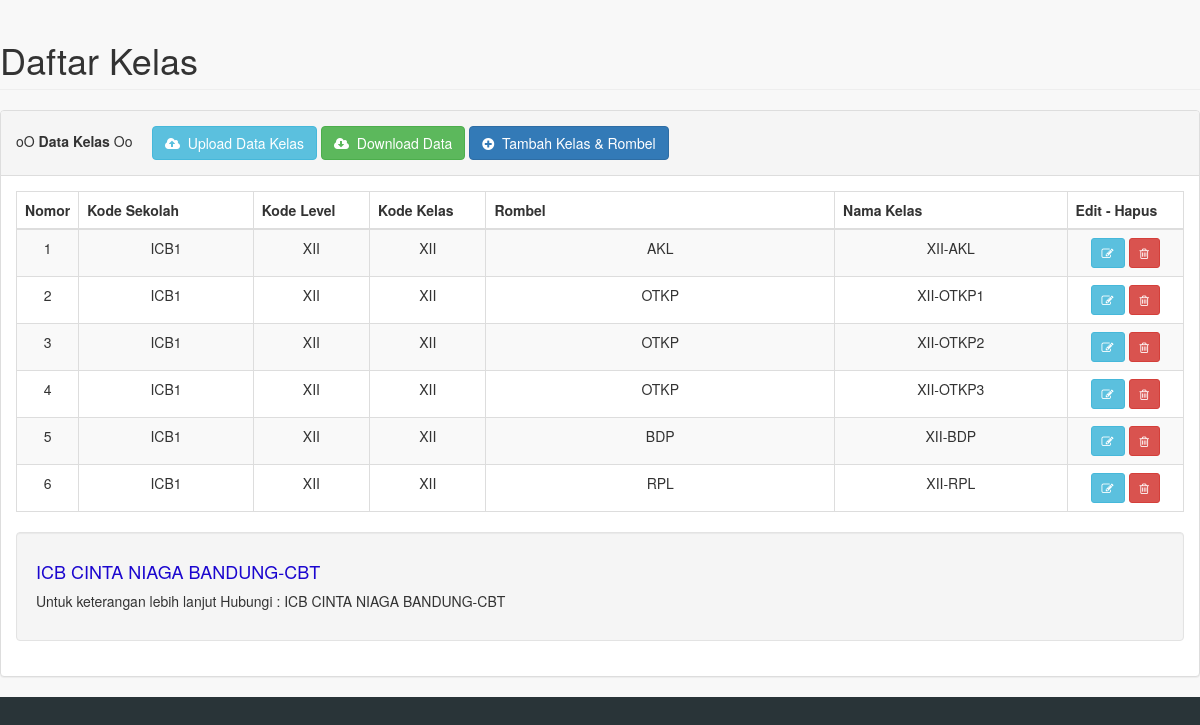
Page /panel/pages/daftar_kelas.php (signed in) on the committed database.
### tables this page shows
CREATE TABLE `cbt_admin` (
  `Urut` int(11) NOT NULL,
  `XSekolah` varchar(250) NOT NULL,
  `XTingkat` varchar(3) NOT NULL,
  `XIp` varchar(15) NOT NULL,
  `XAlamat` text NOT NULL,
  `XKec` varchar(50) NOT NULL,
  `XKab` varchar(50) NOT NULL,
  `XProp` varchar(50) NOT NULL,
  `XTelp` varchar(20) NOT NULL,
  `XFax` varchar(20) NOT NULL,
  `XEmail` varchar(250) NOT NULL,
  `XWeb` varchar(200) NOT NULL,
  `XLogo` text NOT NULL,
  `XBanner` varchar(250) NOT NULL,
  `XKepSek` varchar(100) NOT NULL,
  `XAdmin` varchar(100) NOT NULL,
  `XPicAdmin` varchar(250) NOT NULL,
  `XWarna` varchar(10) NOT NULL,
  `XStatus` varchar(1) NOT NULL,
  `XKodeSekolah` varchar(50) NOT NULL,
  `XNIPKepsek` varchar(30) NOT NULL,
  `XNIPAdmin` varchar(30) NOT NULL,
  `XLogin` varchar(50) NOT NULL,
  `XH1` varchar(50) NOT NULL,
  `XH3` varchar(30) NOT NULL,
  `XH2` varchar(50) NOT NULL,
  `XFolderPusat` tinytext NOT NULL COMMENT 'jika folder besmart3 diubah',
  `XLoginUtama` varchar(50) NOT NULL,
  `XeLearning` varchar(50) NOT NULL
);

CREATE TABLE `cbt_kelas` (
  `Urut` int(11) NOT NULL,
  `XKodeLevel` varchar(10) NOT NULL,
  `XNamaKelas` varchar(20) NOT NULL,
  `XKodeJurusan` varchar(20) NOT NULL,
  `XKodeKelas` varchar(10) NOT NULL,
  `XStatusKelas` varchar(1) NOT NULL,
  `XKodeSekolah` varchar(50) NOT NULL
);

### config/server.php (called while the page is built, shortened)
<?php
$val = mysql_query('select * from cbt_admin LIMIT 1');
if($val == TRUE){
	$log = mysql_fetch_array($val);
	$skull= $log['XSekolah'];
	if ($log['XTingkat']=="SMA" || $log['XTingkat']=="MA"||$log['XTingkat']=="STM"){$rombel="Jurusan";}else{$rombel="Rombel";}
}else{$skull="UBK/CBT"; date_default_timezone_set("Asia/Jakarta");}

### panel/pages/daftar_kelas.php (the view, shortened to what this page needs)
<?php
include "../../config/server.php";
?>
<!DOCTYPE html>
<html lang="en">
<head>
    <link href="../vendor/bootstrap/css/bootstrap.min.css" rel="stylesheet">
    <link href="../vendor/metisMenu/metisMenu.min.css" rel="stylesheet">
    <link href="../vendor/datatables-plugins/dataTables.bootstrap.css" rel="stylesheet">
    <link href="../vendor/datatables-responsive/dataTables.responsive.css" rel="stylesheet">
    <link href="../dist/css/sb-admin-2.css" rel="stylesheet">
    <link href="../vendor/font-awesome/css/font-awesome.min.css" rel="stylesheet" type="text/css">
</head>
<body>
            <div class="row">
                <div class="col-lg-12">
                    <h1 class="page-header">Daftar Kelas</h1>
                </div>
            </div>
            <div class="row">
                <div class="col-lg-12">
                    <div class="panel panel-default">
                        <div class="panel-heading">
                           oO <b>Data Kelas</b> Oo  &nbsp;&nbsp;&nbsp;
				<a href="?modul=upl_kelas">
					<button type="button" class="btn btn-info btn-small" style="margin-top:5px; margin-bottom:5px">
						<i class="fa fa-cloud-upload"></i>&nbsp; Upload Data Kelas</i>
					</button>
				</a>
				<a href="down_excel_kelas.php" target="_blank">
					<button type="button" class="btn btn-success" id="download"> <i class='fa fa-cloud-download  '></i>&nbsp; Download Data</button>
				</a>
				<?php echo "<a href='#myTam' id='custId' data-toggle='modal' data-id=''>"; ?>
					<button type="button" class="btn btn-primary btn-small" ><i class="fa fa-plus-circle"></i>&nbsp; Tambah Kelas & <?php echo $rombel;?></button>
				<?php echo "</a>";?>
                        </div>
                        <div class="panel-body">
                            <table width="100%" class="table table-striped table-bordered table-hover" id="dataTables-example">
                                <thead>
                                    <tr>
	                                    <th width="5%">Nomor</th>
										<th width="15%">Kode Sekolah</th>
                                        <th width="10%">Kode Level</th>
                                        <th width="10%">Kode Kelas</th>
										<th width="30%"><?php echo $rombel;?></th>
										<th width="20%">Nama Kelas</th>
                                        <th width="20%">Edit - Hapus</th>
                                 </tr>
                                </thead>
                                <tbody>
                                <?php
								$no=0;
								$sql = mysql_query("select * from cbt_kelas order by Urut");
								while($s = mysql_fetch_array($sql)){
								$no++
								?>
                                    <tr class="odd gradeX">
                                        <td align="center"><?php echo $no; ?></td>
										<td align="center"><?php echo $s['XKodeSekolah']; ?></td>
                                        <td align="center"><?php echo $s['XKodeLevel']; ?></td>
                                        <td align="center"><?php echo $s['XKodeKelas']; ?></td>
										<td align="center"><?php echo $s['XKodeJurusan']; ?></td>
                                        <td align="center"><?php echo $s['XNamaKelas']; ?></td>
										<td align="center"><?php echo "
											<a href='#myModal' id='custId' data-toggle='modal' data-id=".$s['Urut'].">"; ?>
                                            <button type="button" class="btn btn-info btn-sm"><i class="fa fa-edit"></i></button></a>
                                            <a href="?modul=daftar_kelas&aksi=hapus&urut=<?php echo $s['Urut']; ?>"><button type="button" class="btn btn-danger btn-sm"><i class="fa fa-trash-o "></i></button></a></td>
                                    </tr>
                                <?php } ?>
                                </tbody>
                            </table>
                            <div class="well">
                                <h4><span style="color: #1B06CF;"><?php echo $skull; ?>-CBT</span></h4>
                                <p>Untuk keterangan lebih lanjut Hubungi :  <?php echo $skull; ?>-CBT </p>
                            </div>
                        </div>
                    </div>
                </div>
            </div>
</body>
</html>

### rows in the picture
cbt_admin: XTingkat "Rombel", XSekolah "ICB CINTA NIAGA BANDUNG"
cbt_kelas: XKodeSekolah "ICB1", XKodeLevel "XII", XKodeKelas "XII", XKodeJurusan "AKL", XNamaKelas "XII-AKL"
cbt_kelas: XKodeSekolah "ICB1", XKodeLevel "XII", XKodeKelas "XII", XKodeJurusan "OTKP", XNamaKelas "XII-OTKP1"
cbt_kelas: XKodeSekolah "ICB1", XKodeLevel "XII", XKodeKelas "XII", XKodeJurusan "OTKP", XNamaKelas "XII-OTKP2"
cbt_kelas: XKodeSekolah "ICB1", XKodeLevel "XII", XKodeKelas "XII", XKodeJurusan "OTKP", XNamaKelas "XII-OTKP3"
cbt_kelas: XKodeSekolah "ICB1", XKodeLevel "XII", XKodeKelas "XII", XKodeJurusan "BDP", XNamaKelas "XII-BDP"
cbt_kelas: XKodeSekolah "ICB1", XKodeLevel "XII", XKodeKelas "XII", XKodeJurusan "RPL", XNamaKelas "XII-RPL"
